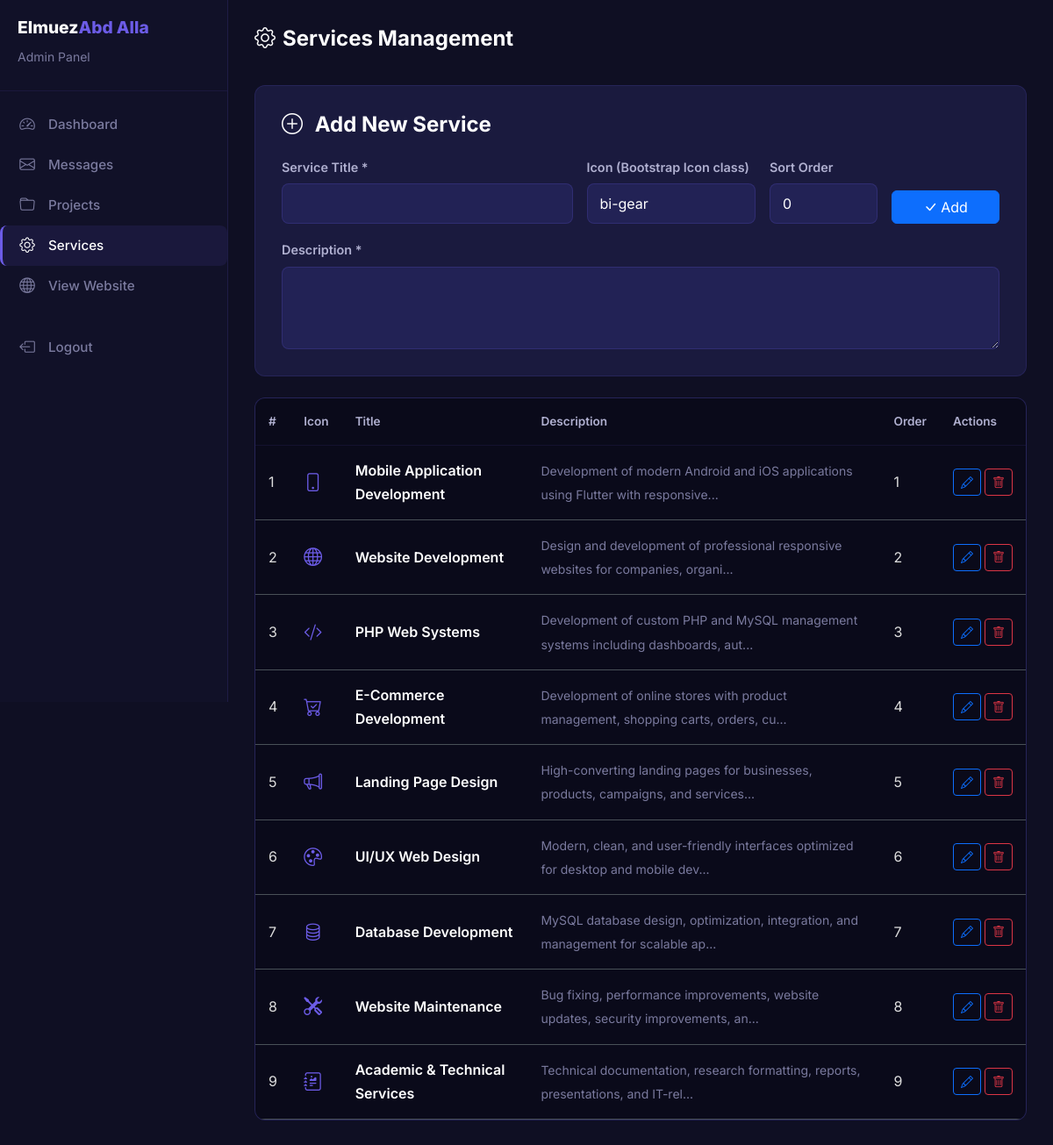
/admin/services-admin.php (signed in), run on the app's committed database.
### tables this page shows
CREATE TABLE IF NOT EXISTS `services` (
    `id` INT AUTO_INCREMENT PRIMARY KEY,
    `title` VARCHAR(150) NOT NULL,
    `description` TEXT NOT NULL,
    `icon` VARCHAR(100) DEFAULT NULL,
    `sort_order` INT DEFAULT 0,
    `created_at` TIMESTAMP DEFAULT CURRENT_TIMESTAMP
);

### includes/functions.php (called while the page is built, shortened)
<?php
function sanitize($input) {
    return htmlspecialchars(trim($input), ENT_QUOTES, 'UTF-8');
}

### admin/services-admin.php (the view, shortened to what this page needs)
<?php
require_once __DIR__ . '/../includes/functions.php';
$services = $pdo->query("SELECT * FROM services ORDER BY sort_order ASC, id ASC")->fetchAll();
$edit_service = null;
?>
<!DOCTYPE html>
<html lang="en" data-bs-theme="dark">
<head>
    <link href="https://cdn.jsdelivr.net/npm/bootstrap@5.3.2/dist/css/bootstrap.min.css" rel="stylesheet">
    <link href="https://cdn.jsdelivr.net/npm/bootstrap-icons@1.11.3/font/bootstrap-icons.min.css" rel="stylesheet">
    <link href="../assets/css/style.css" rel="stylesheet">
</head>
<body>
    <div class="admin-wrapper">
        <div class="admin-sidebar" id="sidebar">
            <div class="sidebar-brand">
                <h4>Elmuez<span>Abd Alla</span></h4>
                <small style="color: #7a7a9e;">Admin Panel</small>
            </div>
            <nav class="nav flex-column">
                <a class="nav-link" href="dashboard.php"><i class="bi bi-speedometer2"></i> Dashboard</a>
                <a class="nav-link" href="messages.php"><i class="bi bi-envelope"></i> Messages</a>
                <a class="nav-link" href="projects.php"><i class="bi bi-folder"></i> Projects</a>
                <a class="nav-link active" href="services-admin.php"><i class="bi bi-gear"></i> Services</a>
                <a class="nav-link" href="../index.php" target="_blank"><i class="bi bi-globe"></i> View Website</a>
                <a class="nav-link mt-4" href="logout.php"><i class="bi bi-box-arrow-left"></i> Logout</a>
            </nav>
        </div>
        <div class="admin-content">
            <div class="admin-header">
                <div>
                    <h2><i class="bi bi-gear me-2"></i>Services Management</h2>
                </div>
            </div>
            <div class="admin-form mb-4">
                <h4 style="color: #fff; font-weight: 700; margin-bottom: 20px;">
                    <i class="bi <?= $edit_service ? 'bi-pencil' : 'bi-plus-circle' ?> me-2"></i>
                    <?= $edit_service ? 'Edit Service' : 'Add New Service' ?>
                </h4>
                <form method="POST">
                    <div class="row g-3">
                        <div class="col-md-5">
                            <label class="form-label">Service Title *</label>
                            <input type="text" class="form-control" name="title" required value="<?= sanitize($edit_service['title'] ?? '') ?>">
                        </div>
                        <div class="col-md-3">
                            <label class="form-label">Icon (Bootstrap Icon class)</label>
                            <input type="text" class="form-control" name="icon" value="<?= sanitize($edit_service['icon'] ?? 'bi-gear') ?>" placeholder="bi-gear">
                        </div>
                        <div class="col-md-2">
                            <label class="form-label">Sort Order</label>
                            <input type="number" class="form-control" name="sort_order" value="<?= $edit_service['sort_order'] ?? 0 ?>">
                        </div>
                        <div class="col-md-2 d-flex align-items-end">
                            <button type="submit" class="btn btn-primary w-100">
                                <i class="bi bi-check-lg me-1"></i><?= $edit_service ? 'Update' : 'Add' ?>
                            </button>
                        </div>
                        <div class="col-12">
                            <label class="form-label">Description *</label>
                            <textarea class="form-control" name="description" rows="3" required><?= sanitize($edit_service['description'] ?? '') ?></textarea>
                        </div>
                    </div>
                </form>
            </div>
            <div class="admin-table">
                <div class="table-responsive">
                    <table class="table mb-0">
                        <thead>
                            <tr>
                                <th>#</th>
                                <th>Icon</th>
                                <th>Title</th>
                                <th>Description</th>
                                <th>Order</th>
                                <th>Actions</th>
                            </tr>
                        </thead>
                        <tbody>
                            <?php if (!empty($services)): ?>
                                <?php foreach ($services as $i => $svc): ?>
                                    <tr>
                                        <td><?= $i + 1 ?></td>
                                        <td><i class="bi <?= sanitize($svc['icon']) ?>" style="font-size: 1.3rem; color: #6c5ce7;"></i></td>
                                        <td style="color: #fff; font-weight: 600;"><?= sanitize($svc['title']) ?></td>
                                        <td><small style="color: #7a7a9e;"><?= sanitize(substr($svc['description'], 0, 80)) ?>...</small></td>
                                        <td><?= $svc['sort_order'] ?></td>
                                        <td>
                                            <div class="d-flex gap-1">
                                                <a href="?edit=<?= $svc['id'] ?>" class="btn btn-sm btn-outline-primary" title="Edit"><i class="bi bi-pencil"></i></a>
                                                <a href="?delete=<?= $svc['id'] ?>" class="btn btn-sm btn-outline-danger" title="Delete" onclick="return confirm('Delete this service?')"><i class="bi bi-trash"></i></a>
                                            </div>
                                        </td>
                                    </tr>
                                <?php endforeach; ?>
                            <?php else: ?>
                                <tr>
                                    <td colspan="6" style="text-align: center; color: #7a7a9e; padding: 40px;">No services yet.</td>
                                </tr>
                            <?php endif; ?>
                        </tbody>
                    </table>
                </div>
            </div>
        </div>
    </div>
</body>
</html>

### assets/css/style.css (style rules this page uses)
:root { --primary: #6c5ce7; --primary-light: #a29bfe; --primary-dark: #5a4bd1; --accent: #00cec9; --accent-light: #81ecec; --gradient-1: linear-gradient(135deg, #6c5ce7, #00cec9); --gradient-2: linear-gradient(135deg, #0984e3, #6c5ce7); --gradient-3: linear-gradient(135deg, #00cec9, #0984e3); --font-main: 'Inter', sans-serif; --font-mono: 'Fira Code', monospace; --radius: 12px; --radius-lg: 20px; --shadow: 0 4px 20px rgba(0, 0, 0, 0.08); --shadow-lg: 0 8px 40px rgba(0, 0, 0, 0.12); --shadow-glow: 0 0 30px rgba(108, 92, 231, 0.15); --transition: all 0.3s cubic-bezier(0.4, 0, 0.2, 1); --nav-height: 72px; }
[data-bs-theme="dark"] { --bg-primary: #0a0a1a; --bg-secondary: #111128; --bg-card: #1a1a3e; --bg-card-hover: #222255; --text-primary: #ffffff; --text-secondary: #b0b0d0; --text-muted: #7a7a9e; --border-color: rgba(108, 92, 231, 0.15); --nav-bg: rgba(10, 10, 26, 0.92); }
[data-bs-theme="dark"] { --bs-body-bg: #0a0a1a; --bs-body-color: #ffffff; }
*, *::before, *::after { margin: 0; padding: 0; box-sizing: border-box; }
html { scroll-behavior: smooth; scroll-padding-top: var(--nav-height); }
body, [data-bs-theme="dark"] body, [data-bs-theme="light"] body { font-family: var(--font-main); background-color: var(--bg-primary) !important; color: var(--text-primary) !important; line-height: 1.7; overflow-x: hidden; transition: background-color 0.4s ease, color 0.4s ease; }
html, html[data-bs-theme="dark"], html[data-bs-theme="light"] { background-color: var(--bg-primary); color: var(--text-primary); }
a { color: var(--primary); text-decoration: none; transition: var(--transition); }
.nav-link { color: var(--text-secondary) !important; font-weight: 500; padding: 8px 16px !important; border-radius: 8px; transition: var(--transition); font-size: 0.95rem; }
.nav-link:hover, .nav-link.active { color: var(--primary) !important; background: rgba(108, 92, 231, 0.1); }
.form-control, .form-select { background: var(--bg-secondary); border: 1px solid var(--border-color); color: var(--text-primary); padding: 12px 16px; border-radius: var(--radius); transition: var(--transition); }
.form-label { font-weight: 600; font-size: 0.9rem; color: var(--text-primary); margin-bottom: 6px; }
.admin-wrapper { min-height: 100vh; background: #0f0f23; }
.admin-sidebar { width: 260px; background: #111128; border-right: 1px solid rgba(108, 92, 231, 0.15); min-height: 100vh; position: fixed; top: 0; left: 0; z-index: 1000; padding: 20px 0; transition: var(--transition); }
.admin-sidebar .sidebar-brand { padding: 0 20px 25px; border-bottom: 1px solid rgba(108, 92, 231, 0.1); margin-bottom: 15px; }
.admin-sidebar .sidebar-brand h4 { color: #fff; font-size: 1.2rem; font-weight: 800; }
.admin-sidebar .sidebar-brand span { color: #6c5ce7; }
.admin-sidebar .nav-link { color: #7a7a9e !important; padding: 12px 20px; display: flex; align-items: center; gap: 12px; font-size: 0.95rem; transition: var(--transition); border-left: 3px solid transparent; }
.admin-sidebar .nav-link:hover, .admin-sidebar .nav-link.active { color: #fff !important; background: rgba(108, 92, 231, 0.1); border-left-color: #6c5ce7; }
.admin-sidebar .nav-link i { font-size: 1.1rem; width: 24px; text-align: center; }
.admin-content { margin-left: 260px; padding: 30px; min-height: 100vh; background: #0f0f23; }
.admin-header { display: flex; justify-content: space-between; align-items: center; margin-bottom: 30px; }
.admin-header h2 { color: #fff; font-size: 1.5rem; font-weight: 700; }
.admin-table { background: #1a1a3e; border: 1px solid rgba(108, 92, 231, 0.15); border-radius: 12px; overflow: hidden; }
.admin-table thead { background: #222255; }
.admin-table th { color: #b0b0d0; font-weight: 600; font-size: 0.85rem; padding: 15px; border: none; }
.admin-table td { color: #ddd; padding: 15px; border-top: 1px solid rgba(108, 92, 231, 0.1); vertical-align: middle; }
.admin-form { background: #1a1a3e; border: 1px solid rgba(108, 92, 231, 0.15); border-radius: 12px; padding: 30px; }
.admin-form .form-control, .admin-form .form-select { background: #222255; border: 1px solid rgba(108, 92, 231, 0.2); color: #fff; padding: 10px 14px; border-radius: 8px; }
.admin-form .form-label { color: #b0b0d0; font-weight: 600; font-size: 0.9rem; }

### data on the page
services: title "Mobile Application Development", description "Development of modern Android and iOS applications using Flutter with responsive", sort_order "1"
services: title "Website Development", description "Design and development of professional responsive websites for companies, organi", sort_order "2"
services: title "PHP Web Systems", description "Development of custom PHP and MySQL management systems including dashboards, aut", sort_order "3"
services: title "E-Commerce Development", description "Development of online stores with product management, shopping carts, orders, cu", sort_order "4"
services: title "Landing Page Design", description "High-converting landing pages for businesses, products, campaigns, and services", sort_order "5"
services: title "UI/UX Web Design", description "Modern, clean, and user-friendly interfaces optimized for desktop and mobile dev", sort_order "6"
services: title "Database Development", description "MySQL database design, optimization, integration, and management for scalable ap", sort_order "7"
services: title "Website Maintenance", description "Bug fixing, performance improvements, website updates, security improvements, an", sort_order "8"
services: title "Academic & Technical Services", description "Technical documentation, research formatting, reports, presentations, and IT-rel", sort_order "9"
